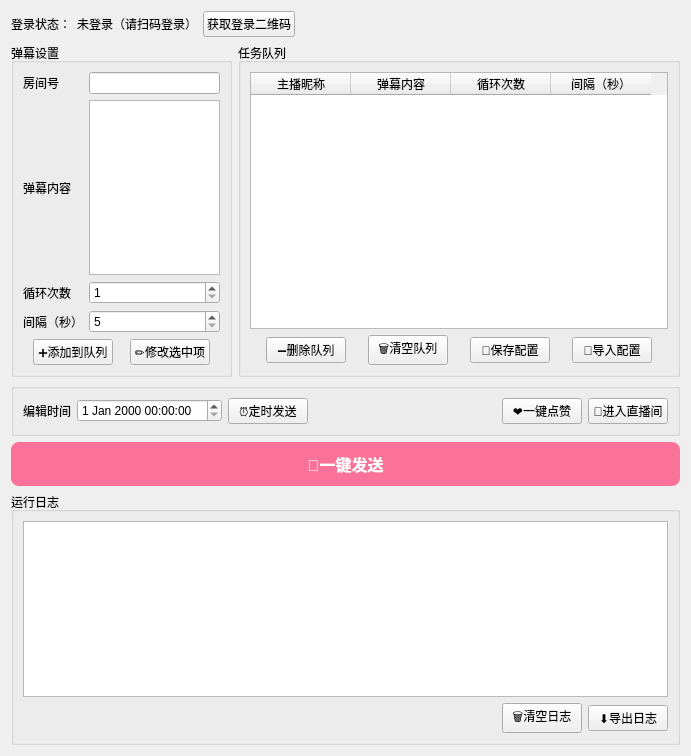
<?xml version="1.0" encoding="UTF-8"?>
<ui version="4.0">
 <class>MainWindow</class>
 <widget class="QWidget" name="MainWindow">
  <property name="geometry">
   <rect>
    <x>0</x>
    <y>0</y>
    <width>691</width>
    <height>756</height>
   </rect>
  </property>
  <property name="windowTitle">
   <string>b站弹幕助手</string>
  </property>
  <property name="styleSheet">
   <string notr="true"/>
  </property>
  <layout class="QVBoxLayout" name="verticalLayout_4">
   <item>
    <layout class="QHBoxLayout" name="horizontalLayout">
     <item>
      <widget class="QLabel" name="label">
       <property name="enabled">
        <bool>true</bool>
       </property>
       <property name="font">
        <font>
         <pointsize>9</pointsize>
        </font>
       </property>
       <property name="text">
        <string>登录状态：</string>
       </property>
      </widget>
     </item>
     <item>
      <widget class="QLabel" name="label_login_status">
       <property name="text">
        <string>未登录（请扫码登录）</string>
       </property>
      </widget>
     </item>
     <item>
      <widget class="QPushButton" name="btn_get_qr">
       <property name="font">
        <font>
         <pointsize>9</pointsize>
        </font>
       </property>
       <property name="text">
        <string>获取登录二维码</string>
       </property>
      </widget>
     </item>
     <item>
      <spacer name="horizontalSpacer">
       <property name="orientation">
        <enum>Qt::Orientation::Horizontal</enum>
       </property>
       <property name="sizeHint" stdset="0">
        <size>
         <width>40</width>
         <height>20</height>
        </size>
       </property>
      </spacer>
     </item>
    </layout>
   </item>
   <item>
    <layout class="QHBoxLayout" name="horizontalLayout_7" stretch="1,2">
     <item>
      <layout class="QHBoxLayout" name="horizontalLayout_4">
       <item>
        <widget class="QGroupBox" name="groupBox">
         <property name="title">
          <string>弹幕设置</string>
         </property>
         <layout class="QVBoxLayout" name="verticalLayout">
          <item>
           <layout class="QGridLayout" name="gridLayout">
            <item row="2" column="0">
             <widget class="QLabel" name="label_4">
              <property name="text">
               <string>循环次数</string>
              </property>
             </widget>
            </item>
            <item row="0" column="1">
             <widget class="QLineEdit" name="input_room_id"/>
            </item>
            <item row="1" column="1">
             <widget class="QTextEdit" name="input_danmaku_text"/>
            </item>
            <item row="3" column="0">
             <widget class="QLabel" name="label_5">
              <property name="text">
               <string>间隔（秒）</string>
              </property>
             </widget>
            </item>
            <item row="1" column="0">
             <widget class="QLabel" name="label_3">
              <property name="text">
               <string>弹幕内容</string>
              </property>
             </widget>
            </item>
            <item row="0" column="0">
             <widget class="QLabel" name="label_2">
              <property name="text">
               <string>房间号</string>
              </property>
             </widget>
            </item>
            <item row="2" column="1">
             <widget class="QSpinBox" name="spin_loop_count">
              <property name="minimum">
               <number>1</number>
              </property>
              <property name="maximum">
               <number>999</number>
              </property>
             </widget>
            </item>
            <item row="3" column="1">
             <widget class="QSpinBox" name="spin_interval">
              <property name="minimum">
               <number>5</number>
              </property>
              <property name="maximum">
               <number>9999</number>
              </property>
             </widget>
            </item>
           </layout>
          </item>
          <item>
           <layout class="QHBoxLayout" name="horizontalLayout_2">
            <item>
             <spacer name="horizontalSpacer_4">
              <property name="orientation">
               <enum>Qt::Orientation::Horizontal</enum>
              </property>
              <property name="sizeHint" stdset="0">
               <size>
                <width>40</width>
                <height>20</height>
               </size>
              </property>
             </spacer>
            </item>
            <item>
             <widget class="QPushButton" name="btn_add_task">
              <property name="text">
               <string>➕添加到队列</string>
              </property>
             </widget>
            </item>
            <item>
             <spacer name="horizontalSpacer_3">
              <property name="orientation">
               <enum>Qt::Orientation::Horizontal</enum>
              </property>
              <property name="sizeHint" stdset="0">
               <size>
                <width>40</width>
                <height>20</height>
               </size>
              </property>
             </spacer>
            </item>
            <item>
             <widget class="QPushButton" name="btn_edit_task">
              <property name="text">
               <string>✏️修改选中项</string>
              </property>
             </widget>
            </item>
            <item>
             <spacer name="horizontalSpacer_5">
              <property name="orientation">
               <enum>Qt::Orientation::Horizontal</enum>
              </property>
              <property name="sizeHint" stdset="0">
               <size>
                <width>40</width>
                <height>20</height>
               </size>
              </property>
             </spacer>
            </item>
           </layout>
          </item>
         </layout>
        </widget>
       </item>
      </layout>
     </item>
     <item>
      <widget class="QGroupBox" name="groupBox_2">
       <property name="title">
        <string>任务队列</string>
       </property>
       <layout class="QVBoxLayout" name="verticalLayout_2">
        <item>
         <widget class="QTableWidget" name="table_tasks">
          <property name="maximumSize">
           <size>
            <width>16777215</width>
            <height>16777215</height>
           </size>
          </property>
          <property name="editTriggers">
           <set>QAbstractItemView::EditTrigger::NoEditTriggers</set>
          </property>
          <column>
           <property name="text">
            <string>主播昵称</string>
           </property>
          </column>
          <column>
           <property name="text">
            <string>弹幕内容</string>
           </property>
          </column>
          <column>
           <property name="text">
            <string>循环次数</string>
           </property>
          </column>
          <column>
           <property name="text">
            <string>间隔（秒）</string>
           </property>
          </column>
         </widget>
        </item>
        <item>
         <layout class="QHBoxLayout" name="horizontalLayout_3">
          <item>
           <spacer name="horizontalSpacer_6">
            <property name="orientation">
             <enum>Qt::Orientation::Horizontal</enum>
            </property>
            <property name="sizeHint" stdset="0">
             <size>
              <width>40</width>
              <height>20</height>
             </size>
            </property>
           </spacer>
          </item>
          <item>
           <widget class="QPushButton" name="btn_delete_task">
            <property name="text">
             <string>➖删除队列</string>
            </property>
           </widget>
          </item>
          <item>
           <spacer name="horizontalSpacer_7">
            <property name="orientation">
             <enum>Qt::Orientation::Horizontal</enum>
            </property>
            <property name="sizeHint" stdset="0">
             <size>
              <width>40</width>
              <height>20</height>
             </size>
            </property>
           </spacer>
          </item>
          <item>
           <widget class="QPushButton" name="btn_clear_task">
            <property name="text">
             <string>🗑️清空队列</string>
            </property>
           </widget>
          </item>
          <item>
           <spacer name="horizontalSpacer_8">
            <property name="orientation">
             <enum>Qt::Orientation::Horizontal</enum>
            </property>
            <property name="sizeHint" stdset="0">
             <size>
              <width>40</width>
              <height>20</height>
             </size>
            </property>
           </spacer>
          </item>
          <item>
           <widget class="QPushButton" name="btn_save_config">
            <property name="text">
             <string>💾保存配置</string>
            </property>
           </widget>
          </item>
          <item>
           <spacer name="horizontalSpacer_9">
            <property name="orientation">
             <enum>Qt::Orientation::Horizontal</enum>
            </property>
            <property name="sizeHint" stdset="0">
             <size>
              <width>40</width>
              <height>20</height>
             </size>
            </property>
           </spacer>
          </item>
          <item>
           <widget class="QPushButton" name="btn_load_config">
            <property name="text">
             <string>📁导入配置</string>
            </property>
           </widget>
          </item>
          <item>
           <spacer name="horizontalSpacer_10">
            <property name="orientation">
             <enum>Qt::Orientation::Horizontal</enum>
            </property>
            <property name="sizeHint" stdset="0">
             <size>
              <width>40</width>
              <height>20</height>
             </size>
            </property>
           </spacer>
          </item>
         </layout>
        </item>
       </layout>
      </widget>
     </item>
    </layout>
   </item>
   <item>
    <widget class="QGroupBox" name="groupBox_3">
     <property name="title">
      <string/>
     </property>
     <layout class="QHBoxLayout" name="horizontalLayout_6">
      <item>
       <layout class="QHBoxLayout" name="horizontalLayout_5">
        <item>
         <widget class="QLabel" name="label_6">
          <property name="text">
           <string>编辑时间</string>
          </property>
         </widget>
        </item>
        <item>
         <widget class="QDateTimeEdit" name="time_schedule"/>
        </item>
        <item>
         <widget class="QPushButton" name="btn_schedule_send">
          <property name="text">
           <string>⏰️定时发送</string>
          </property>
         </widget>
        </item>
        <item>
         <layout class="QHBoxLayout" name="horizontalLayout_9">
          <item>
           <spacer name="horizontalSpacer_2">
            <property name="orientation">
             <enum>Qt::Orientation::Horizontal</enum>
            </property>
            <property name="sizeHint" stdset="0">
             <size>
              <width>40</width>
              <height>20</height>
             </size>
            </property>
           </spacer>
          </item>
         </layout>
        </item>
        <item>
         <widget class="QPushButton" name="btn_like">
          <property name="text">
           <string>❤️一键点赞</string>
          </property>
         </widget>
        </item>
        <item>
         <widget class="QPushButton" name="btn_enter_room">
          <property name="text">
           <string>🚪进入直播间</string>
          </property>
         </widget>
        </item>
       </layout>
      </item>
     </layout>
    </widget>
   </item>
   <item>
    <widget class="QPushButton" name="btn_start_send">
     <property name="styleSheet">
      <string notr="true">QPushButton {
    background-color: #FB7299; /* B站标准粉色 */
    color: white; /* 纯白文字，保证高对比度 */
    font-weight: bold; /* 字体加粗 */
    font-size: 16px; /* 字号加大，突出主炮地位 */
    border-radius: 8px; /* 圆滑的装甲边缘 */
    padding: 10px; /* 增加内边距，让按钮看起来更丰满 */
    border: none; /* 去除默认的丑陋黑边 */
}

QPushButton:hover {
    background-color: #ff85a8; /* 鼠标悬停时稍微变亮，增加交互感 */
}

QPushButton:pressed {
    background-color: #e06085; /* 按下时颜色变深，体现机械按压感 */
}</string>
     </property>
     <property name="text">
      <string>🚀一键发送</string>
     </property>
    </widget>
   </item>
   <item>
    <widget class="QGroupBox" name="groupBox_4">
     <property name="title">
      <string>运行日志</string>
     </property>
     <layout class="QVBoxLayout" name="verticalLayout_3">
      <item>
       <widget class="QTextBrowser" name="text_log"/>
      </item>
      <item>
       <layout class="QHBoxLayout" name="horizontalLayout_10">
        <item>
         <spacer name="horizontalSpacer_11">
          <property name="orientation">
           <enum>Qt::Orientation::Horizontal</enum>
          </property>
          <property name="sizeHint" stdset="0">
           <size>
            <width>40</width>
            <height>20</height>
           </size>
          </property>
         </spacer>
        </item>
        <item>
         <widget class="QPushButton" name="btn_clear_log">
          <property name="text">
           <string>🗑️清空日志</string>
          </property>
         </widget>
        </item>
        <item>
         <widget class="QPushButton" name="btn_export_log">
          <property name="text">
           <string>⬇️导出日志</string>
          </property>
         </widget>
        </item>
       </layout>
      </item>
     </layout>
    </widget>
   </item>
  </layout>
 </widget>
 <resources/>
 <connections/>
</ui>
